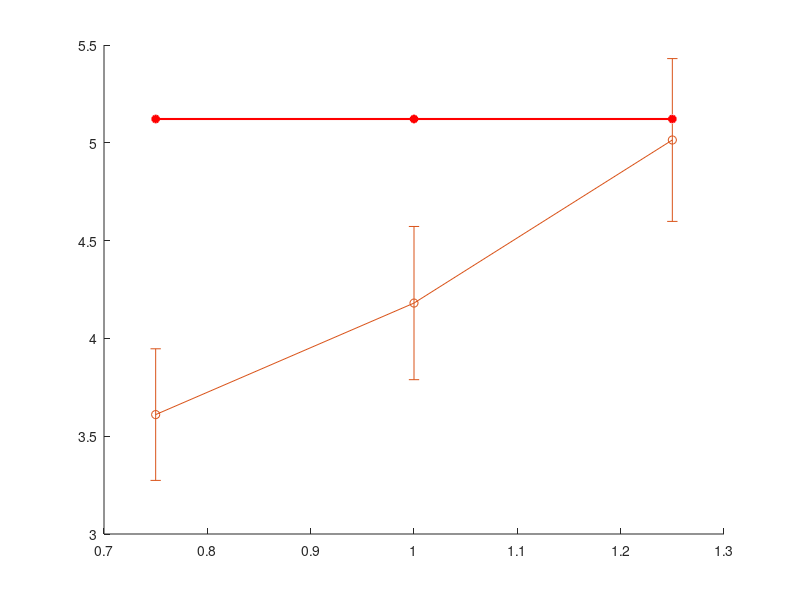

This figure's MATLAB source: (Note: this script raises an error after producing the figure.)
clear
C=[0.88247	0.96563	90.67519	66.45168	30.27017			0.88486	0.96481	103.08457	29.85637	62.9929		0.88444	0.96507	120.5315	29.66162	59.89843
0.88247	0.96519	92.01605	66.64696	30.14725			0.88486	0.96511	96.66147	30.06092	62.89956		0.88444	0.96521	122.9978	29.25721	59.98541
0.88247	0.96502	103.566	66.0997	29.94421			0.88486	0.96517	96.03855	29.93396	63.57078		0.88444	0.96444	119.50143	29.66914	59.46294
0.88247	0.96516	92.82276	66.8693	29.86823			0.88486	0.96557	99.93379	29.89939	63.46152		0.88444	0.96553	121.24683	29.66628	60.30081
0.88247	0.96507	99.48579	66.68321	30.0608			0.88486	0.96465	98.96936	29.89212	63.16897		0.88444	0.96513	111.01939	29.6406	60.31181
0.88247	0.96537	97.72621	66.24696	30.1767			0.88486	0.96487	103.00476	30.08305	63.91163		0.88444	0.96481	116.1456	29.56946	60.56145
0.88247	0.96587	104.4126	66.59127	30.19516			0.88486	0.96536	92.33274	29.94885	62.88679		0.88444	0.96505	121.09632	29.76954	60.16338
0.88247	0.96517	102.89529	66.19338	30.1629			0.88486	0.96564	97.65653	30.11087	63.14451		0.88444	0.96564	119.90945	29.71432	60.15892
0.88247	0.96569	98.68937	66.39017	30.32724			0.88486	0.96511	95.03831	30.07823	63.21835		0.88444	0.96495	118.09146	29.44066	60.20841
0.88247	0.96545	100.61351	66.43278	29.94228			0.88486	0.96565	97.77469	29.98568	63.00857		0.88444	0.96511	116.66382	29.78827	60.76267
0.88247	0.96548	95.82319	66.19192	30.15787			0.88486	0.96429	101.91206	30.03915	62.88277		0.88444	0.96543	114.4254	29.95282	60.16925
0.88247	0.96559	98.07412	66.38945	30.23993			0.88486	0.96519	102.5441	30.07298	63.0044		0.88444	0.96488	113.73347	29.58563	59.99659
0.88247	0.96539	101.27886	66.33242	30.29034			0.88486	0.96498	97.83905	29.95679	63.52394		0.88444	0.965	107.03057	29.68444	60.38576
0.88247	0.96524	97.02731	65.96662	30.21555			0.88486	0.96466	100.30034	29.97446	63.43761		0.88444	0.96511	108.95098	29.49206	59.77228
0.88247	0.96484	106.35235	66.47281	30.02762			0.88486	0.96612	98.57787	29.90375	63.33621		0.88444	0.96551	109.93814	29.68713	60.0267
0.88247	0.96524	102.86277	66.38021	30.32742			0.88486	0.96516	103.45404	30.13922	63.74277		0.88444	0.96459	121.61431	29.6211	59.81917
0.88247	0.96487	92.01477	66.30982	30.06523			0.88486	0.96545	100.50986	30.2156	63.33188		0.88444	0.96516	118.28945	29.56996	60.45835
0.88247	0.96497	98.55613	66.30176	29.98845			0.88486	0.96507	94.09081	29.8571	63.45744		0.88444	0.96483	113.81285	29.74709	60.25616
0.88247	0.96474	102.65142	66.15941	30.36481			0.88486	0.96497	104.71169	30.05355	63.48962		0.88444	0.96525	114.17539	29.66873	60.48534
0.88247	0.9649	98.10895	66.33798	30.43746			0.88486	0.96509	106.01848	30.06504	63.9158		0.88444	0.96497	122.32625	29.65998	60.19092
0.88247	0.96473	99.40945	66.51993	30.20749			0.88486	0.96509	104.72078	30.1669	64.24287		0.88444	0.96517	119.21208	29.5325	59.92552
0.88247	0.9647	94.96593	66.06703	30.35595			0.88486	0.96496	105.14164	29.81514	63.33038		0.88444	0.96442	107.91204	29.91042	60.73245
0.88247	0.96475	94.9215	66.40249	30.14285			0.88486	0.96514	103.94913	29.84015	63.41177		0.88444	0.96537	112.77841	29.61566	60.29707
0.88247	0.96519	95.29199	66.03994	30.11844			0.88486	0.96559	98.86836	30.1934	62.80389		0.88444	0.96556	110.50352	29.52013	60.22834
0.88247	0.96546	101.17113	66.13963	30.26889			0.88486	0.9655	98.80561	30.25249	63.70435		0.88444	0.96448	113.65563	29.8116	60.27791
0.88247	0.96547	93.79726	66.5897	30.01584			0.88486	0.96501	102.26856	29.81648	63.19216		0.88444	0.96499	117.58047	29.31855	59.77362
0.88247	0.96476	99.455	66.43045	29.80925			0.88486	0.96524	104.32977	29.87163	63.1274		0.88444	0.96552	113.02163	29.59229	60.5303
0.88247	0.96591	98.34572	66.37441	29.92386			0.88486	0.96526	95.49432	30.10506	63.05866		0.88444	0.96529	120.74689	29.79893	60.25066
0.88247	0.96533	90.38788	66.77171	30.34526			0.88486	0.96503	102.89055	30.10476	63.08585		0.88444	0.96489	121.84435	29.65661	59.97513
0.88247	0.96545	93.20105	66.44857	29.93225			0.88486	0.96521	109.23198	30.06689	62.95282		0.88444	0.96488	110.77474	29.69703	60.30535
0.88247	0.96451	94.86105	66.49935	30.09071			0.88486	0.96518	110.52418	29.75169	63.3118		0.88444	0.96579	111.476	29.61385	60.31985
0.88247	0.96571	93.76777	66.38855	30.14449			0.88486	0.96466	105.74592	30.07295	63.32851		0.88444	0.96556	107.98045	29.31211	60.234
0.88247	0.96579	96.56673	66.22984	30.35805			0.88486	0.96552	106.17404	30.13805	63.25213		0.88444	0.96511	111.85622	29.67238	59.54318
0.88247	0.96597	97.94738	66.11825	30.03606			0.88486	0.96521	104.91618	30.00073	63.36811		0.88444	0.96462	109.88679	29.75491	60.18332
0.88247	0.96543	103.58927	66.22587	30.22121			0.88486	0.9651	101.58257	29.99371	62.86702		0.88444	0.96471	111.70679	29.65394	60.55739
0.88247	0.96497	104.51654	66.39555	29.95167			0.88486	0.96447	96.12343	30.12531	63.40881		0.88444	0.9646	113.8914	29.76189	59.92613
0.88247	0.96547	107.44157	65.86964	30.05631			0.88486	0.96478	112.36629	29.98921	62.6268		0.88444	0.96498	110.34939	29.74257	60.34492
0.88247	0.96581	100.35301	66.14305	30.20631			0.88486	0.96535	110.38962	30.0936	63.66348		0.88444	0.96475	112.37695	29.7038	60.04128
0.88247	0.96519	97.31862	65.86738	30.40254			0.88486	0.9654	104.98279	29.8576	62.97479		0.88444	0.96526	117.4471	29.58773	60.55062
0.88247	0.966	99.80253	66.02643	30.1882			0.88486	0.96482	103.62162	30.08645	62.93679		0.88444	0.96522	115.92776	29.62947	60.4123
0.88247	0.96546	102.57128	66.76619	30.23906			0.88486	0.96523	110.26217	29.80766	63.45701		0.88444	0.9653	111.81372	29.39185	61.21544
0.88247	0.96571	93.34081	66.23697	30.04157			0.88486	0.96481	104.36237	30.10302	62.99278		0.88444	0.96512	112.39403	29.70843	60.39383
0.88247	0.96484	101.69578	66.37285	30.1327			0.88486	0.96515	98.62652	29.96908	63.3107		0.88444	0.96502	111.46441	29.83768	60.10229
0.88247	0.96532	98.47255	66.29767	30.0863			0.88486	0.96529	109.06275	30.0717	63.44994		0.88444	0.96535	111.88659	29.66135	60.31598
0.88247	0.9649	99.59178	66.21852	30.1719			0.88486	0.96495	115.18913	30.24405	63.13343		0.88444	0.96547	111.73073	29.64186	60.12385
0.88247	0.96582	96.97117	65.73277	30.33881			0.88486	0.96516	108.74344	29.90876	63.38976		0.88444	0.96534	106.46311	29.69326	60.62855
0.88247	0.96589	100.84717	66.48065	30.29191			0.88486	0.96491	110.57908	30.00698	63.52865		0.88444	0.96472	113.45891	29.37889	60.1273
0.88247	0.96509	99.13901	66.3365	30.31693			0.88486	0.9653	109.85701	29.78391	63.23645		0.88444	0.96467	116.42042	29.63839	60.341
0.88247	0.96533	98.30721	66.73056	30.14874			0.88486	0.96533	106.38854	29.81536	63.55782		0.88444	0.96519	120.61674	29.65297	59.94926
0.88247	0.96498	88.79778	66.44504	30.20748			0.88486	0.96487	105.72964	30.02736	63.67153		0.88444	0.96506	127.81341	29.67534	60.14798
0.88247	0.965	92.14028	66.15848	30.11747			0.88486	0.96566	110.31065	29.85694	63.33077		0.88444	0.96484	123.38113	29.50715	60.27667
0.88247	0.96505	91.37217	66.65133	30.29079			0.88486	0.9652	108.12313	30.11138	63.10706		0.88444	0.96516	118.23529	29.60758	60.15742
0.88247	0.96516	97.8287	66.45901	30.31583			0.88486	0.96526	103.71881	30.03756	63.51917		0.88444	0.96472	111.62661	29.5788	60.18006
0.88247	0.96586	90.4452	66.1897	30.15097			0.88486	0.96476	104.44292	29.92226	63.03682		0.88444	0.96509	116.00123	29.71465	60.68215
0.88247	0.96518	91.55512	67.09177	30.02214			0.88486	0.96507	110.24977	29.90511	63.48829		0.88444	0.96524	115.85569	29.64876	60.75462
0.88247	0.96551	92.76789	66.14649	30.21195			0.88486	0.96465	106.33645	29.89254	63.32778		0.88444	0.96535	119.46561	29.69127	60.29347
0.88247	0.96597	92.06449	66.42359	30.13335			0.88486	0.96509	110.13045	29.98938	63.30613		0.88444	0.96416	108.34534	29.74658	60.08584
0.88247	0.96488	86.60173	66.62634	30.32941			0.88486	0.96585	108.99527	29.95409	63.22255		0.88444	0.96484	119.10429	29.67751	60.45899
];
%%
dhold =length(C)-50+1;
holdup=length(C);
N=50;

x=0.75:0.25:1.25;
%x=105.5:0.5:107;
sample=length(x);
%x=[ 105 107.5  110 ];
%angle=(pi-[0 0 0 0]/180*pi)*0.5;
%angle=0.5*(pi-([110 110 110 110 110]/180*pi));
for i = 1:sample
    ee=C(dhold:holdup,3+(i-1)*5);
    l=C(dhold:holdup,2+(i-1)*5);
    rho=C(dhold:holdup,1+(i-1)*5);
    lk=((ee./(l*(N-1))));
    res=rho.*l.*lk.*lk;
    r(i)=mean(res);
    r_std(i)=std(res);   
end

%%
figure(3)
target= zeros(1,8)+4.49115784;
target2= zeros(1,8)+5.12167943;
target3= zeros(1,8)+4.048171693;
%errorbar(x,nk(1:sample),sap(1:sample),"-s" ,'color',[0 .4 0], "MarkerSize" ,5, ... 
%    "MarkerEdgeColor" , [0 .4 0] , "MarkerFaceColor" ,[0 .4 0],...
%    'Linewidth',1.5);
hold on

plot(x,target2(1:sample),"-o" ,'color',[1 0 0 ], "MarkerSize" ,5, ... 
    "MarkerEdgeColor" , [1 0 0 ] ,"MarkerFaceColor" ,[1 0 0 ],...
    'Linewidth',1.5)
hold on
errorbar(x,r,r_std,"-o" ,'color',[0 0.5 0], "MarkerSize" ,5, ... 
    "MarkerEdgeColor" , [0 0.5 0] ,"MarkerFaceColor" ,[0 0.5 0],...
    'Linewidth',1.5)
xlim([0.7 1.3])
set(gca,'Linewidth',1.6)
set(gca,'Fontsize',16)
ylim([2 7])


ylabel('n_k' )
xlabel('κ')
lgd=legend('n_{k,target}','n_{k,PEO}','n_{k,PS}','n_{k,sim}');
set(lgd,'NumColumns',2)
legend box off

set(gca,'fontsize',14)
set(gca,'Linewidth',1.6,'Fontweight','bold')
set(gcf,'Position',[200 220 490 440]*0.9)
legend box off
%xlabel('Fontweight','bold')
set(gca,'TickLength',[0.015 0.015],'Fontname', 'Arial')
set(gca,'Xminortick','on')
set(gca,'Yminortick','on')
box on
